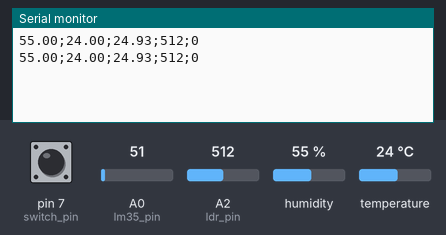
The sketch below on a simulated Arduino Uno, built with avr-gcc and run on an emulated ATmega328P. On the bench: the last lines printed to the serial monitor. Inputs (shaded band) come from the test bench; at power-on: humidity 55 %, A0 (lm35_pin) = 51, A2 (ldr_pin) = 512, pin 7 (switch_pin) HIGH, temperature 24 °C.

Above: at 2.8 s.
2.9 s: humidity set to 22 %
At 4.6 s:
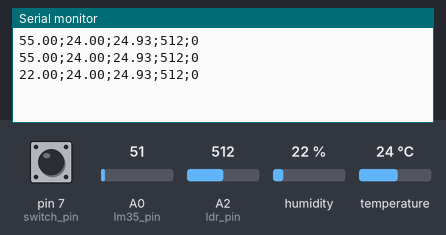
5.6 s: A0 (lm35_pin) set to 61
At 7.1 s:
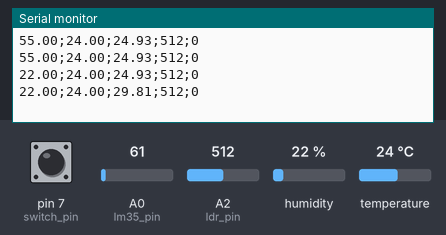
8.3 s: A2 (ldr_pin) set to 716
At 10.7 s:
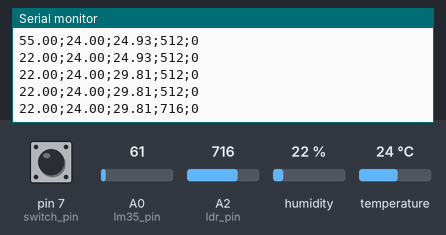
11.0 s: pin 7 (switch_pin) pulled LOW for 2.35 s
At 13.2 s:
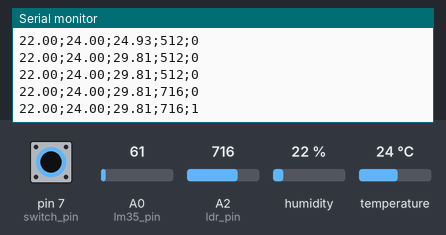
14.8 s: temperature set to 12 °C
At 16.9 s:
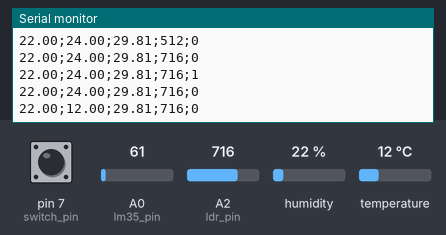
17.5 s: A0 (lm35_pin) set to 71
At 19.3 s:
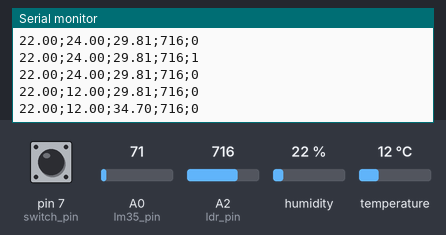
Timing chart, 0 to 20.8 s (numbered marks = the images above; inputs shaded):
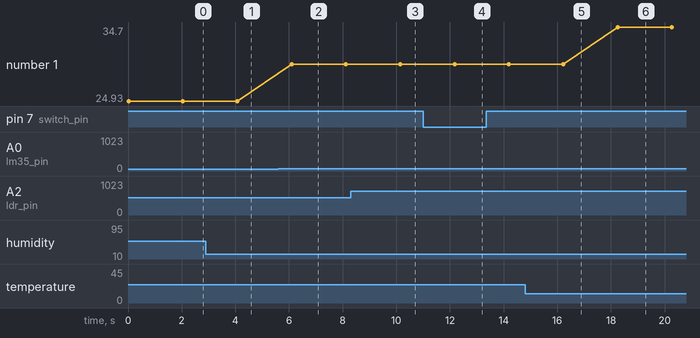

The sketch:

codigo_do_arduino.ino
```cpp
/**
antes de tudo: salvar o arquivo no computador;
ir nas ferramentas -> gerenciar biblioteca -> instala a dht sensor library
verifica se tem erro
liga o arduino no computador e aperta no "monitor serial"
*/

#include "DHT.h"
#define dht_type DHT11 //define qual o tipo de sensor DHTxx que se está utilizando
/**
* Configurações iniciais sobre os sensores
* DHT11, LM35, LDR5 e TCRT5000
*/
int dht_pin = A1;//dht sensor azul
DHT dht_1 = DHT(dht_pin, dht_type); //pode-se configurar diversos sensores DHTxx
int lm35_pin = A0, leitura_lm35 = 0; //lm35 preto pequeno e parte da frente liso
float temperatura;
int ldr_pin = A2, leitura_ldr = 0;  // A2 é a porta no qual o sensor esta conectado
                                    // ldr sensor de luz- o onda maior parte de trás
                                    // duas pernas, o maior, tem resistor (menor)
int switch_pin = 7;

void setup()
{
Serial.begin(9600);
dht_1.begin();
pinMode(switch_pin, INPUT);
}
void loop()
{
/**
* Bloco do DHT11 -- azul. temp e umid
*/
float umidade = dht_1.readHumidity(); // float é uma variavel do tipo decimal
float temperatura = dht_1.readTemperature(); // o read... é uma função

if (isnan(temperatura) or isnan(umidade)) // se temp e umid não for número mostra "erro.."
{
Serial.println("Erro ao ler o DHT");
}
else // senão mostra esses valores abaixo
{
Serial.print(umidade); // umidade é o nome da nossa variavel
Serial.print(";");
Serial.print(temperatura); // temperatura é o nome da outra varivel
Serial.print(";");
}
/**
* Bloco do LM35  o pretinho de temperatura
*/
leitura_lm35 = analogRead(lm35_pin); //leitura.. nome de var; analog.. uma função;
                                     // lm35.. definiu no início do codigo

temperatura = leitura_lm35 * (5.0/1023) * 100; // conta pra definir como vai definir a var temperatura
Serial.print(temperatura);                     // vai mostrar isso
Serial.print(";");
/**
* Bloco do LDR5 -- de luz
*/
leitura_ldr = analogRead(ldr_pin); // a mesma coisa de cima
Serial.print(leitura_ldr);
Serial.print(";");
/**
* Bloco do TCRT5000 - sensor de bloqueio
* usa a outra parte do arduino tbm
*/
if(digitalRead(switch_pin) == LOW){ // se função digital, o switch foi definido lá em cima
Serial.println(1);                  // mostra esses valores
}
else {                              // senão mostra esses valores abaixo
Serial.println(0);
}
delay(2000);    // a cada dois segundos
}
```

Measured:
- after the input at 2.9 s, the serial monitor: prints a new line after 1.2 s (image 1)
- after the input at 5.6 s, the serial monitor: prints a new line after 0.50 s (image 2)
- after the input at 8.3 s, the serial monitor: prints a new line after 1.8 s (image 3)
- after the input at 11.0 s, the serial monitor: prints a new line after 1.2 s (image 4)
- after the input at 14.8 s, the serial monitor: prints a new line after 1.4 s (image 5)
- after the input at 17.5 s, the serial monitor: prints a new line after 0.75 s (image 6)
- plotted number 1: 24.93 → 29.81 after the input at 5.6 s, 29.81 → 34.7 after the input at 17.5 s
